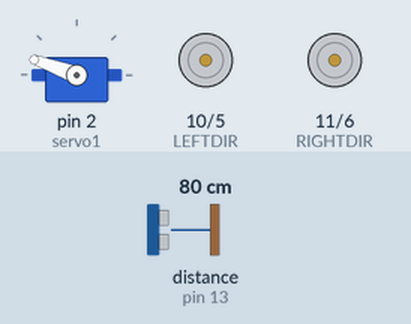
Bench run of a sketch on a simulated Arduino Uno, built with avr-gcc and run on an emulated ATmega328P. Shown: servo, direction and speed pins drawn as motors (green arrow = direction pin HIGH = forward, orange = LOW = backward, longer = more drive). The test bench sets the inputs (shaded band); at power-on: distance to the obstacle (sensor on pin 13) 80 cm. The echo pulse lasts 58.3 µs per cm; what the sketch prints to the serial monitor is not drawn.

Above: at 0.05 s.
At 0.55 s:
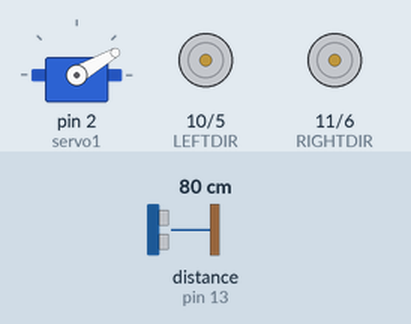
At 1.1 s:
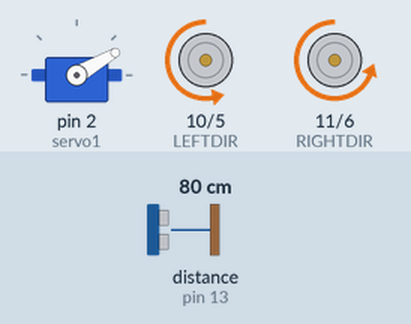
Timing chart, 0 to 3.0 s (numbered marks = the images above):
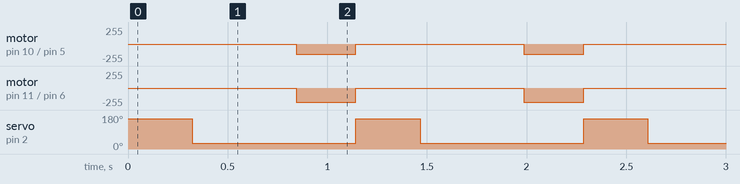

Measured:
- by itself, motor on pin 10 (LEFTDIR) / pin 5 (LEFTSPEED): alternates backward 150/255 for 0.30 s and stopped for 0.84 s
- by itself, motor on pin 11 (RIGHTDIR) / pin 6 (RIGHTSPEED): alternates backward 210/255 for 0.30 s and stopped for 0.84 s
- by itself, servo on pin 2 (servo1): alternates 160° for 0.32 s and 30° for 0.82 s

The sketch:

Radar_Robot.ino
```cpp
#include <Ultrasonic.h>
#include <Servo.h>


#define TRIGGER_PIN  12
#define ECHO_PIN     13


#define LEFTDIR 10
#define RIGHTDIR 11
#define LEFTSPEED 5
#define RIGHTSPEED 6

#define MIN 0
#define MAX 1023

int leftL = 0;
int rightL = 0;
float cm, cmR, cmL;
int leftS, rightS;

boolean dir = true;
boolean sDir = true;

Servo servo1;
Ultrasonic ultrasonic(TRIGGER_PIN, ECHO_PIN);

void setup() {
  // put your setup code here, to run once:
  servo1.attach(2);
  servo1.write(90);
  pinMode(LEFTDIR, OUTPUT);
  pinMode(LEFTSPEED, OUTPUT);
  pinMode(RIGHTDIR, OUTPUT);
  pinMode(RIGHTSPEED, OUTPUT);
  pinMode(TRIGGER_PIN, OUTPUT);
  pinMode(ECHO_PIN, INPUT);
  digitalWrite(LEFTDIR, LOW);
  digitalWrite(RIGHTDIR, LOW);
  Serial.begin(9600);

}

void loop() {
  servo1.write(160);
  delay(300);
  cmL = distance(3);
  servo1.write(30);
  delay(500);
  cmR = distance(3);
  if (cmL == cmR) {
    analogWrite(LEFTSPEED, 150);
    analogWrite(RIGHTSPEED, 150 + 60);
  } else {
    if (cmL < cmR) {
      analogWrite(LEFTSPEED, 150);
      analogWrite(RIGHTSPEED, 0);
    } else {
      analogWrite(LEFTSPEED, 0);
      analogWrite(RIGHTSPEED, 150 + 60);
    }
  }
  delay(300);
  analogWrite(LEFTSPEED, 0);
  analogWrite(RIGHTSPEED, 0);
  Serial.print(cmL);
  Serial.print(" , ");
  Serial.println(cmR);

}

float distance(int t) {
  float cm=0;
  long microsec = ultrasonic.timing();
  for (int i = 0; i < t; i++) {
    microsec = ultrasonic.timing();
    cm += ultrasonic.convert(microsec, Ultrasonic::CM);
  }
  return cm/t;
}
```
